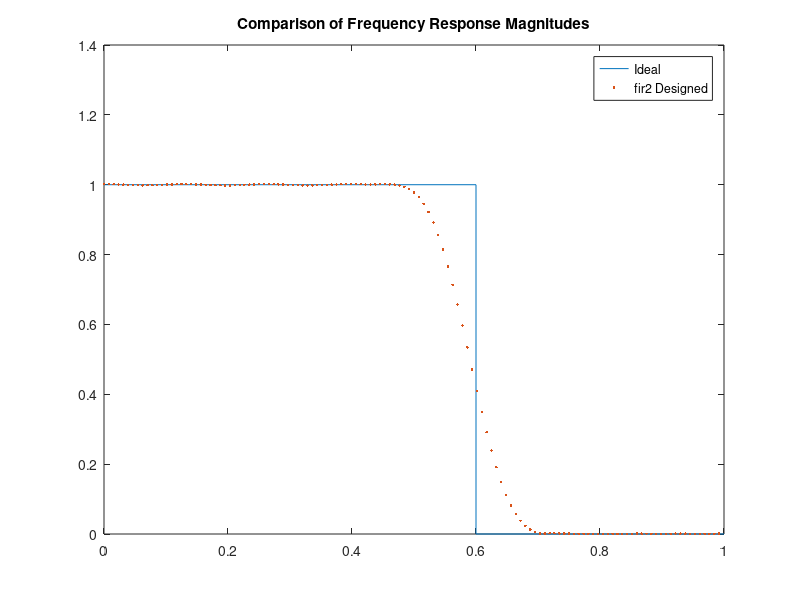

The MATLAB source for this figure:
clear
f = [0 0.6 0.6 1]; 
m = [1 1 0 0];
b = fir2(30,f,m);
[h,w] = freqz(b,1,128);
plot(f,m,'-',w/pi,abs(h),'.')
legend('Ideal','fir2 Designed')
title('Comparison of Frequency Response Magnitudes')
